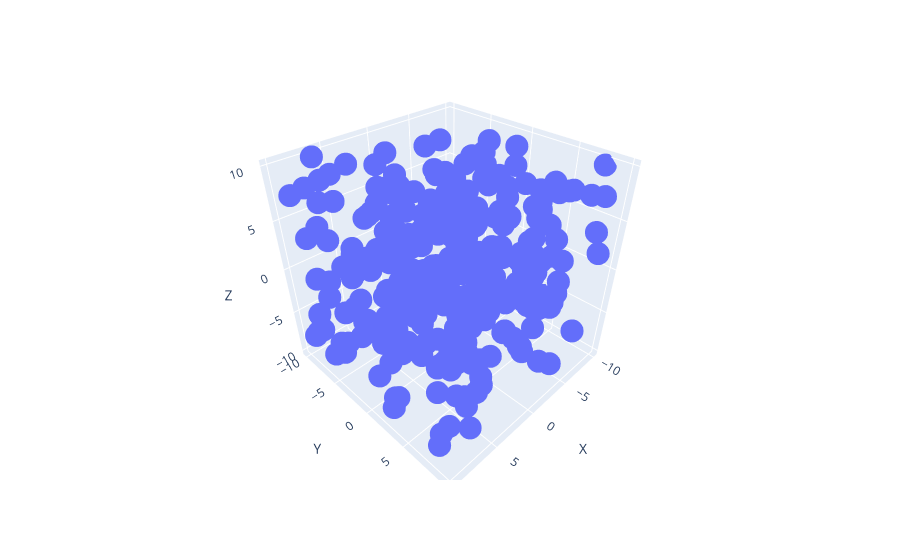

Here is the notebook cell this chart was saved with:
### Code cell
fig=go.Figure()
px.scatter_3d(df,x="X" ,y="Y", z="Z")

### Figure 1 — Plotly figure (JSON) as saved in the notebook; plotly's stock layout.template omitted (floating-point values rounded to 4 significant figures; data arrays with more than 128 entries replaced by an {"elided": "..."} marker saying what was removed)
{"data": [{"hovertemplate": "X=%{x}<br>Y=%{y}<br>Z=%{z}<extra></extra>", "legendgroup": "", "marker": {"color": "#636efa", "symbol": "circle"}, "mode": "markers", "name": "", "scene": "scene", "showlegend": false, "type": "scatter3d", "x": {"elided": "300 float values"}, "y": {"elided": "300 float values"}, "z": {"elided": "300 float values"}}], "layout": {"autosize": true, "legend": {"tracegroupgap": 0}, "margin": {"t": 60}, "scene": {"aspectmode": "auto", "aspectratio": {"x": 1.002, "y": 1.003, "z": 0.9953}, "domain": {"x": [0, 1], "y": [0, 1]}, "xaxis": {"title": {"text": "X"}, "type": "linear"}, "yaxis": {"title": {"text": "Y"}, "type": "linear"}, "zaxis": {"title": {"text": "Z"}, "type": "linear"}}}}
